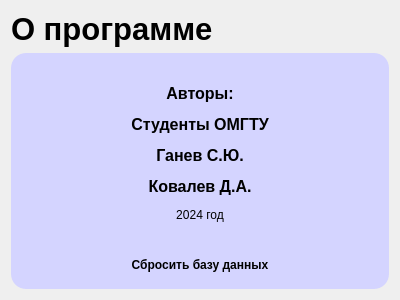
<?xml version="1.0" encoding="UTF-8"?>
<ui version="4.0">
 <class>About</class>
 <widget class="QDialog" name="About">
  <property name="geometry">
   <rect>
    <x>0</x>
    <y>0</y>
    <width>400</width>
    <height>300</height>
   </rect>
  </property>
  <property name="windowTitle">
   <string>Dialog</string>
  </property>
  <layout class="QVBoxLayout" name="verticalLayout">
   <item>
    <widget class="QLabel" name="label_111">
     <property name="font">
      <font>
       <pointsize>23</pointsize>
       <weight>75</weight>
       <bold>true</bold>
      </font>
     </property>
     <property name="text">
      <string>О программе</string>
     </property>
    </widget>
   </item>
   <item>
    <widget class="QFrame" name="frame_18">
     <property name="styleSheet">
      <string notr="true">QFrame {
	border-radius: 15px;
	background-color: rgb(212, 212, 255);
}
</string>
     </property>
     <property name="frameShape">
      <enum>QFrame::StyledPanel</enum>
     </property>
     <property name="frameShadow">
      <enum>QFrame::Raised</enum>
     </property>
     <layout class="QVBoxLayout" name="verticalLayout_2">
      <item>
       <spacer name="verticalSpacer">
        <property name="orientation">
         <enum>Qt::Vertical</enum>
        </property>
        <property name="sizeHint" stdset="0">
         <size>
          <width>20</width>
          <height>40</height>
         </size>
        </property>
       </spacer>
      </item>
      <item>
       <widget class="QLabel" name="label">
        <property name="text">
         <string>&lt;html&gt;&lt;head/&gt;&lt;body&gt;&lt;p align=&quot;center&quot;&gt;&lt;span style=&quot; font-size:12pt; font-weight:600;&quot;&gt;Авторы:&lt;/span&gt;&lt;/p&gt;&lt;p align=&quot;center&quot;&gt;&lt;span style=&quot; font-size:12pt; font-weight:600;&quot;&gt;Студенты ОМГТУ&lt;/span&gt;&lt;/p&gt;&lt;p align=&quot;center&quot;&gt;&lt;span style=&quot; font-size:12pt; font-weight:600;&quot;&gt;Ганев С.Ю.&lt;/span&gt;&lt;/p&gt;&lt;p align=&quot;center&quot;&gt;&lt;span style=&quot; font-size:12pt; font-weight:600;&quot;&gt;Ковалев Д.А.&lt;/span&gt;&lt;/p&gt;&lt;p align=&quot;center&quot;&gt;2024 год&lt;/p&gt;&lt;/body&gt;&lt;/html&gt;</string>
        </property>
       </widget>
      </item>
      <item>
       <spacer name="verticalSpacer_2">
        <property name="orientation">
         <enum>Qt::Vertical</enum>
        </property>
        <property name="sizeHint" stdset="0">
         <size>
          <width>20</width>
          <height>40</height>
         </size>
        </property>
       </spacer>
      </item>
      <item>
       <widget class="QPushButton" name="deleteDB">
        <property name="styleSheet">
         <string notr="true">
 	height: 30px;
 	box-sizing: border-box;
    border-radius: 5px;
	font-weight: bold;
</string>
        </property>
        <property name="text">
         <string>Сбросить базу данных</string>
        </property>
       </widget>
      </item>
     </layout>
    </widget>
   </item>
  </layout>
 </widget>
 <resources/>
 <connections/>
</ui>
